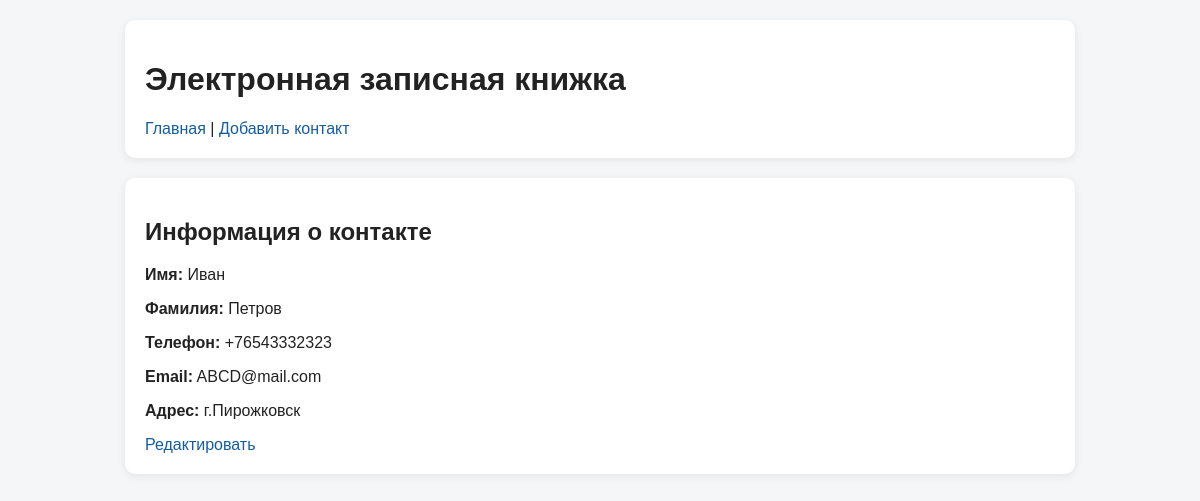
The page /contact/5 on the database its author committed.
### tables this page shows
CREATE TABLE contacts (
            id INTEGER PRIMARY KEY AUTOINCREMENT,
            first_name TEXT NOT NULL,
            last_name TEXT NOT NULL,
            phone TEXT NOT NULL,
            email TEXT,
            address TEXT
        );

### app.py (the view)
    @app.route("/contact/<int:contact_id>")
    def contact_detail(contact_id):
        conn = get_connection()
        contact = conn.execute(
            "SELECT * FROM contacts WHERE id = ?", (contact_id,)
        ).fetchone()
        conn.close()
        return render_template("detail.html", contact=contact)

### app.py (called while the page is built)
def get_connection():
    conn = sqlite3.connect(DATABASE)
    conn.row_factory = sqlite3.Row
    return conn

### templates/detail.html
{% extends "base.html" %}
{% block content %}
<div class="box">
    {% if contact %}
    <h2>Информация о контакте</h2>
    <p><b>Имя:</b> {{ contact.first_name }}</p>
    <p><b>Фамилия:</b> {{ contact.last_name }}</p>
    <p><b>Телефон:</b> {{ contact.phone }}</p>
    <p><b>Email:</b> {{ contact.email }}</p>
    <p><b>Адрес:</b> {{ contact.address }}</p>
    <a href="{{ url_for('edit_contact', contact_id=contact.id) }}">Редактировать</a>
    {% else %}
    <p>Контакт не найден.</p>
    {% endif %}
</div>
{% endblock %}

### static/style.css (style rules this page uses)
body { font-family: Arial, sans-serif; max-width: 950px; margin: 20px auto; background: #f4f6f8; color: #222; }
.box { background: white; padding: 20px; border-radius: 10px; box-shadow: 0 2px 8px rgba(0, 0, 0, 0.08); margin-bottom: 20px; }
a { text-decoration: none; color: #145da0; }

### rows shown on the page
contacts: first_name "Иван", last_name "Петров", phone "+76543332323", email "ABCD@mail.com", address "г.Пирожковск"
